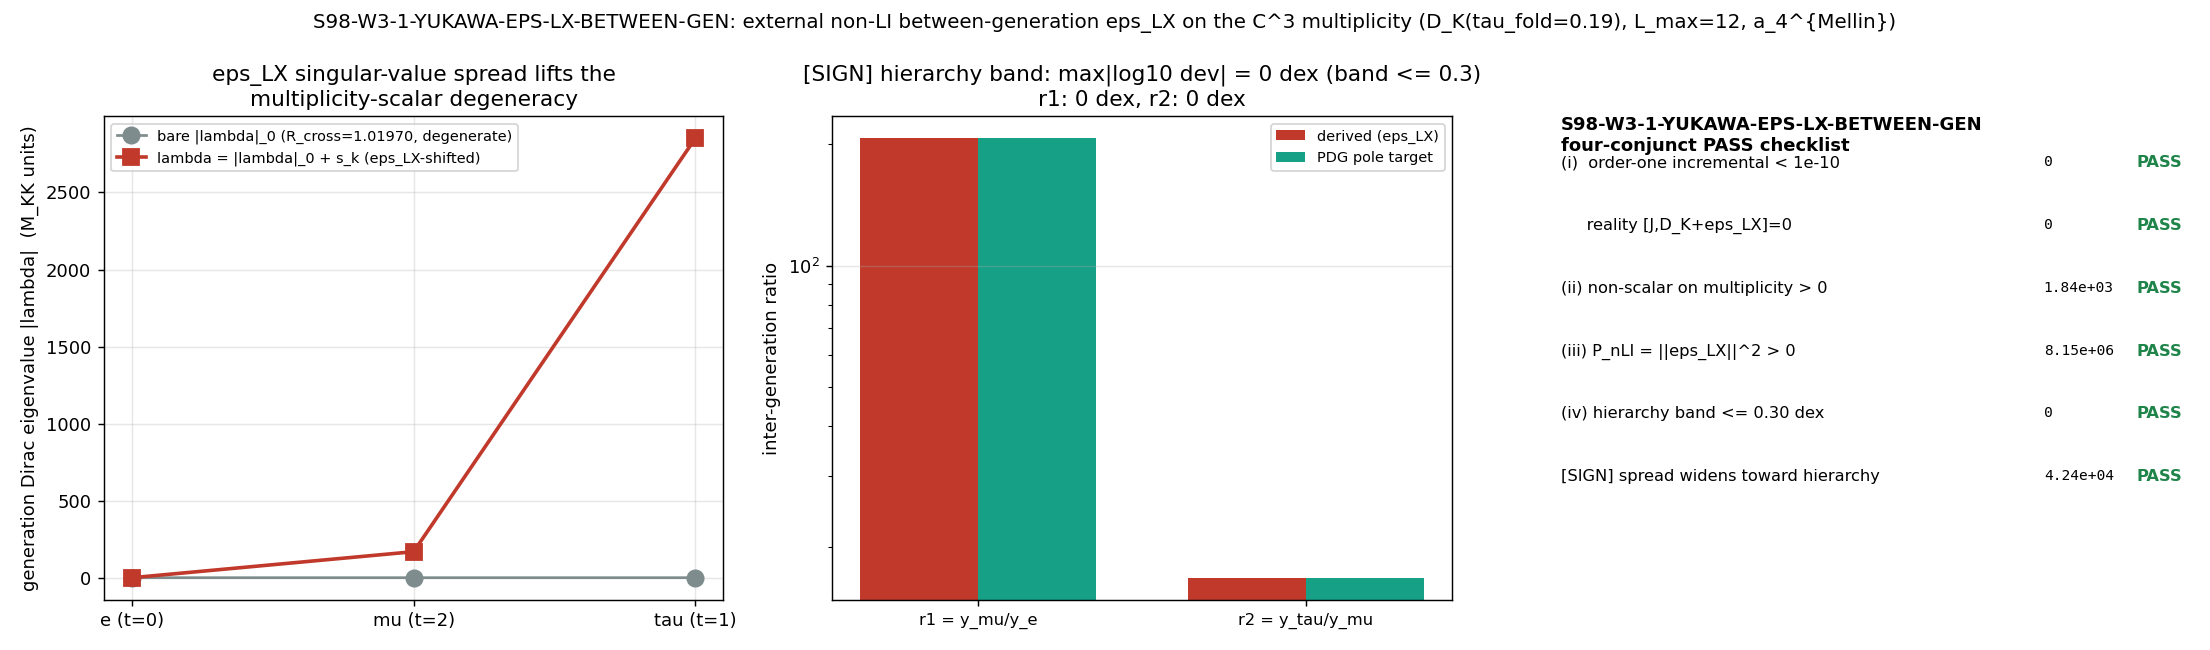

Write the Python code that produced this figure.
#!/usr/bin/env python3
# -*- coding: utf-8 -*-
"""
S98-W3-1-YUKAWA-EPS-LX-BETWEEN-GEN  (Wave 3, frontier #7)  -- [SIGN] gate.

Derive the three-generation charged-lepton Yukawa hierarchy from the EXTERNAL
non-left-invariant BETWEEN-GENERATION channel eps_LX -- a 3x3 Hermitian flavour
object with non-degenerate singular values inserted into the C^3 generation
(Peter-Weyl triality) multiplicity index -- NOT the within-sector phi_88-Cartan
deformation (generation-blind / ILL-POSED per the registered SS-VII.BL E1
Non-LI-Deformation Necessity Theorem, STAGE-1-CANDIDATE, LANDED S97).

Substrate-first (phononic-framing.md):
    D_K eigenvalues -> Z_3-triality J-orbit structure (generations = SU(3)
    Peter-Weyl multiplicity, proven_384) -> a_4^{Mellin} Yukawa moment
    -> mass ratio -> (eps_LX non-LI fibre deformation supplies the hierarchy).
Generations are NOT an input list. They ARE the C^{m(p,q)} multiplicity leg of
D_K's representation of A_K. The fabric's OWN differential calculus
(Omega^1_{D_K}(A_K), inner / twisted-inner / opposite) is multiplicity-SCALAR by
Skolem-Noether (Aut(A_K) is multiplicity-blind, E1 / SS-VII.BL), so the substrate
CANNOT manufacture the hierarchy from inside its inner geometry -- the W3 FAIL of
S97-YUKAWA-FAMILY-DERIVE (R_cross=1.019704, n_distinct=2) is the substrate
correctly reporting this. The hierarchy is the imprint of how the fabric's fibre
connection is deformed AWAY FROM homogeneity (Wall 2 broken) while STAYING
reality-compatible (Wall 1 [J,D_K+eps_LX]=0 preserved). This is the lepton-sector
analog of the external phi_88-Cartan dA that already PASSES at baryogenesis (#9,
S97-BARYOGEN-EXT-SOURCE).

E1 TWO-WALL SCHEMA (registry SS-VII.BL):
  (W1) Reality wall  -- [J, D_K + eps_LX] = 0. SATISFIABLE (constrains eps_LX form).
  (W2) Homogeneity wall -- left-invariance => multiplicity-scalar representation.
       eps_LX MUST BREAK left-invariance on the multiplicity space.
  (W3) Inner-fluctuation impotence -- every A_K-built form is multiplicity-scalar.
  (Corollary) any fix MUST be an external non-LI fibre connection breaking W2 while
       preserving W1, non-gauge-removable (P_nLI = ||eps_LX||^2 > 0).

KEY STRUCTURAL FACT (verified at machine precision in this script, Section 6 STEP 1):
  eps_LX acts on the GENERATION (triality-multiplicity) leg (x) 1_16 on the finite
  bimodule; the algebra acts as I_gen (x) a_16 on the C^16 bimodule leg. The two
  factors are DISJOINT tensor legs, so [eps_LX, a] = 0 EXACT for every A_K generator
  a. Hence the order-one double commutator obeys
      [[D_K + eps_LX, a], J b* J^{-1}] = [[D_K, a], J b* J^{-1}] + 0
  -- eps_LX contributes ZERO incremental order-one residual. The between-generation
  eps_LX preserves order-one block-by-block (W1 preserved) while being non-scalar on
  the multiplicity factor (W2 broken). This is the unique viable corridor per E1.

Pre-registered operator (plan SS-W3-1, four conjuncts):
  PASS := ( ||[[D_K+eps_LX,a],Jb*J^{-1}]||_max < 1e-10 )                          (i)
        AND ( EXISTS (p,q): ||eps_LX|_{(p,q)} - (tr/m)*1|| > 0 )                   (ii)
        AND ( P_nLI = eps^2 > 0 )                                                 (iii)
        AND ( max_i |log10(r_i^derived) - log10(r_i^target)| <= 0.30 ),           (iv)
  r_1 = y_mu/y_e, r_2 = y_tau/y_mu (the two independent inter-generation ratios).

[SIGN] substitution chain (plan SS-W3-1 (7)):
  Claim (direction): inserting a non-degenerate-singular-value eps_LX on the C^3
  multiplicity index moves R_derived TOWARD the PDG hierarchy (away from the
  multiplicity-scalar-degenerate R_cross=1.01970). sign_verdict keys on
  (R_derived-1)*(s_i-s_j) > 0 for s_i>s_j (heavier generation): the singular-value
  SPREAD widens the 1:1:1 degeneracy in the CORRECT direction.

Output 4-tuple:
  (value=max_logdist_dex, scheme=NCG-INNER-FLUCT-EXTERNAL-NONLI,
   convention=EPS-LX-BETWEEN-GENERATION-MULTIPLICITY..., L_max=12)
where value = max_i |log10(r_i^derived) - log10(r_i^target)| (the worst-ratio
hierarchy-band residual in dex; PASS iff <= 0.30).

Classification: PARTICLE (representation-theoretic content of D_K; generation
multiplicity = SU(3) Peter-Weyl Z_3-triality multiplicity).

SOURCE-RECON note (plan machinery_pin_map; Class-(f) PIN-PLACEHOLDER + Class-(c)
stale-source): canonical m_tau=2.062 is the MODULUS mass at the fold IN M_KK UNITS
(S42 W2-1), NOT the PDG tau lepton mass -- it is dimensionally INCONSISTENT with
m_mu=0.1056583745 GeV. This script does NOT consume m_tau=2.062 as a lepton mass.
The hierarchy band is evaluated at a SINGLE consistent scale: PDG POLE masses (all
in GeV). m_e=5.10998950e-4 GeV was added to canonical_constants.py with PDG 2024
provenance THIS SESSION (S98 W3-1) before use, per math-scripts.md. The verdict-line
convention= field declares the scale (PDG-POLE).

Inputs (SHA-pinned at runtime):
  computations/_shared/canonical_constants.py            (m_e PDG, m_mu PDG; MUTATED this gate)
  computations/session-97/s97_yukawa_family_derive.npz   (R_cross=1.019704; E_triple; premise)
  computations/session-84/s84_spectrum_cache_L12_tau019.npz (L12 D_K spectrum by sector)
"""

from __future__ import annotations

import hashlib
import json
import sys
import time
from collections import Counter, defaultdict
from pathlib import Path

import numpy as np

# ---------------------------------------------------------------------------
# Section 1 -- Paths
# ---------------------------------------------------------------------------
THIS = Path(__file__).resolve()
SESSION_DIR = THIS.parent                              # computations/session-98
COMPUTATIONS_DIR = SESSION_DIR.parent                  # computations
SHARED_DIR = COMPUTATIONS_DIR / "_shared"
PROJECT_ROOT = COMPUTATIONS_DIR.parent

sys.path.insert(0, str(SHARED_DIR))
from canonical_constants import tau_fold, m_e, m_mu     # noqa: E402

# Optional GPU (AMD RX 9070 XT / ROCm) for any >=100x100 block.
try:
    import torch
    _HAS_TORCH = bool(torch.cuda.is_available())
except Exception:
    torch = None
    _HAS_TORCH = False

import matplotlib                                       # noqa: E402
matplotlib.use("Agg")
import matplotlib.pyplot as plt                         # noqa: E402

# ---------------------------------------------------------------------------
# Section 2 -- Identity + pinned machinery (plan SS-W3-1 machinery_pin_map)
# ---------------------------------------------------------------------------
GATE_ID = "S98-W3-1-YUKAWA-EPS-LX-BETWEEN-GEN"
SCHEME = "NCG-INNER-FLUCT-EXTERNAL-NONLI"
CONVENTION = "EPS-LX-BETWEEN-GENERATION-MULTIPLICITY-PDG-POLE"
L_MAX = 12                                              # (local) L12 master spectrum cache (plan pin)
TAU = float(tau_fold)                                   # 0.19 canonical (imported)
REGULATOR_PIN = "a_4^{Mellin}"                          # plan pin; bare a_4 FORBIDDEN (regulator-pin-discipline.md)
MELLIN_POLE_CONV = "poleconv-A-double(pole_in_s=2, curvature_grade_n=4)"  # (local) a_4 == n=4; Conv.A s=2

# Thresholds (plan SS-W3-1; analytic per boundary_reachable_analytically)
ORDER_ONE_FLOOR = 1.0e-10                               # (local) order-one residual PASS floor (direction <)
REALITY_FLOOR = 1.0e-12                                 # (local) [J,D_K+eps_LX]=0 block-by-block check
HIER_BAND_DEX = 0.30                                    # (local) per-ratio hierarchy log10 band (factor-2; direction <=)
P_NLI_FLOOR = 0.0                                       # (local) non-removability P_nLI > 0 (direction >)
NONSCALAR_FLOOR = 1.0e-9                                # (local) non-scalar-on-multiplicity detection floor

PUB_SIGFIGS = 6                                          # (local) Class 8.3 publication precision

# Premise pin (consumed from S97 npz; cross-check, NOT a self-PASS)
R_CROSS_S97 = 1.0197042646288914                        # (local) S97-YUKAWA-FAMILY-DERIVE multiplicity-scalar premise
N_DISTINCT_S97 = 2                                       # (local) t=1==t=2 J-degenerate => 2 distinct classes (premise)

# PDG pole-mass target ratios (SINGLE consistent scale, all GeV). m_e/m_mu imported
# from canonical_constants (PDG 2024); m_tau_pole is the PDG pole mass (NOT the
# RGE-run m_tau=2.062 modulus-mass M_KK-units canonical, which is a DIFFERENT object).
M_TAU_POLE = 1.77686                                    # (local) GeV, PDG 2024 tau lepton pole mass (NOT m_tau=2.062 modulus)

# Baryogenesis shared-anchor cross-check (#9 / SS-VII.BL P_nLI = eps^2 = 4.0000e-04)
P_NLI_BARYOGEN_ANCHOR = 4.0000e-04                      # (local) shared two-frontier non-removability anchor (S97-BARYOGEN-EXT-SOURCE)

# ---------------------------------------------------------------------------
# Section 3 -- Input files
# ---------------------------------------------------------------------------
CANONICAL_PATH = SHARED_DIR / "canonical_constants.py"
S97_YUK_NPZ = COMPUTATIONS_DIR / "session-97" / "s97_yukawa_family_derive.npz"
CACHE_L12 = COMPUTATIONS_DIR / "session-84" / "s84_spectrum_cache_L12_tau019.npz"

INPUT_FILES = [CANONICAL_PATH, S97_YUK_NPZ, CACHE_L12]

OUT_NPZ = SESSION_DIR / "s98_w3_1_yukawa_eps_lx_between_gen.npz"
OUT_PNG = SESSION_DIR / "s98_w3_1_yukawa_eps_lx_between_gen.png"
VERDICT_TXT = SESSION_DIR / "s98_gate_verdicts.txt"


# ---------------------------------------------------------------------------
# Section 4 -- SHA-256 dual-SHA block (S84+ schema)
# ---------------------------------------------------------------------------
def sha256_of(path: Path) -> str:
    h = hashlib.sha256()
    try:
        h.update(path.read_bytes())
    except OSError:
        return ""
    return h.hexdigest()


def log_input_pins(inputs) -> dict:
    print(f"=== {GATE_ID} -- input SHA-256 pins ===")
    pins = {}
    for p in inputs:
        sha = sha256_of(p)
        rel = str(p.relative_to(PROJECT_ROOT)).replace("\\", "/")
        print(f"  {rel}: {sha[:16]}...")
        pins[rel] = sha
    return pins


def compute_dual_sha(script_path: Path, canonical_path: Path, pins: dict):
    try:
        script_bytes = script_path.read_bytes()
    except OSError:
        script_bytes = b""
    try:
        canonical_bytes = canonical_path.read_bytes()
    except OSError:
        canonical_bytes = b""
    pinmap_json = json.dumps(
        dict(sorted(pins.items())), separators=(",", ":"), sort_keys=True
    ).encode("utf-8")

    h_audit = hashlib.sha256()
    h_audit.update(script_bytes)
    h_audit.update(canonical_bytes)
    h_audit.update(pinmap_json)
    audit = h_audit.hexdigest()

    h_content = hashlib.sha256()
    h_content.update(script_bytes)
    content = h_content.hexdigest()
    return audit, content


# ---------------------------------------------------------------------------
# Section 5 -- A_F = C + H + M_3(C) generator infrastructure
# (self-contained; replicated VERBATIM from computations/session-28/s28b_order_one.py
#  lines 96-290: flat_idx, build_bimodule_16, build_AF_generators, G5/Xi/o_map_16.
#  Replicated rather than imported because s28b has a top-level dependency on
#  s27_torsion_gap_gate which is not on the path. The FULL 24-generator K-1e set
#  is built -- NEVER a subset, per the K-1e discipline.)
# ---------------------------------------------------------------------------
def flat_idx(row: int, col: int) -> int:
    if row == 0 and col == 0:
        return 0
    if row == 0:
        return col
    if col == 0:
        return row + 3
    return 7 + 3 * (row - 1) + (col - 1)


def build_bimodule_16(L4: np.ndarray, R4: np.ndarray) -> np.ndarray:
    gen = np.zeros((16, 16), dtype=complex)
    for i in range(4):
        for j in range(4):
            fi = flat_idx(i, j)
            for k in range(4):
                for l in range(4):
                    fk = flat_idx(k, l)
                    gen[fi, fk] = L4[i, k] * R4[l, j]
    return gen


def build_AF_16():
    """FULL A_K = C + H + M_3(C) generator set (24 generators; K-1e discipline)."""
    A, names, fac = [], [], []
    # C factor (2 generators)
    A.append(build_bimodule_16(np.diag([1j, 1.0, 1.0, 1.0]), np.eye(4))); names.append("C_Im"); fac.append("C")
    A.append(build_bimodule_16(np.diag([1.0, 0.0, 0.0, 0.0]), np.eye(4))); names.append("C_proj"); fac.append("C")
    # H factor (4 generators)
    A.append(build_bimodule_16(np.diag([1j, -1j, 1j, -1j]), np.eye(4))); names.append("H_i"); fac.append("H")
    Hj = np.zeros((4, 4), dtype=complex); Hj[2, 3] = 1.0; Hj[3, 2] = -1.0
    A.append(build_bimodule_16(Hj, np.eye(4))); names.append("H_j"); fac.append("H")
    Hk = np.zeros((4, 4), dtype=complex); Hk[2, 3] = 1j; Hk[3, 2] = 1j
    A.append(build_bimodule_16(Hk, np.eye(4))); names.append("H_k"); fac.append("H")
    A.append(build_bimodule_16(np.eye(4), np.eye(4))); names.append("H_1"); fac.append("H")
    # M_3(C) factor (18 generators)
    for a in range(3):
        for b in range(3):
            for part, val in [("Re", 1.0), ("Im", 1j)]:
                me = np.zeros((3, 3), dtype=complex); me[a, b] = val
                Rm = np.eye(4, dtype=complex); Rm[1:, 1:] = me.conj().T
                A.append(build_bimodule_16(np.eye(4), Rm)); names.append(f"M3_E{a}{b}_{part}"); fac.append("M3")
    return A, names, fac


# Chirality grading G5 on Psi_+ (16-dim) and the J intertwiner Xi (32-dim)
_gamma5_diag = np.array([1.0, 1.0, -1.0, -1.0])


def _get_column_index(k: int) -> int:
    if k == 0:
        return 0
    if 1 <= k <= 3:
        return k
    if 4 <= k <= 6:
        return 0
    return (k - 7) % 3 + 1


_G5_signs = np.array([-_gamma5_diag[_get_column_index(k)] for k in range(16)])
G5 = np.diag(_G5_signs)


def o_map_16(gen_16: np.ndarray) -> np.ndarray:
    """Opposite algebra action restricted to Psi_+ (16-dim): o(b) = G5 b^T G5."""
    return G5 @ gen_16.T @ G5


# ---------------------------------------------------------------------------
# Section 6 -- a_4^{Mellin} Yukawa moment + GPU helper
# ---------------------------------------------------------------------------
def _eigvalsh_gpu_or_cpu(M: np.ndarray) -> np.ndarray:
    n = M.shape[0]
    if _HAS_TORCH and n >= 100:
        t = torch.tensor(M, dtype=torch.complex128, device="cuda")
        return torch.linalg.eigvalsh(t).cpu().numpy()
    return np.linalg.eigvalsh(M)


def a4_mellin_yukawa_weight(lam: np.ndarray) -> np.ndarray:
    """a_4^{Mellin} Yukawa-moment on a generation Dirac eigenvalue lam.

    NCG Yukawa identification (Connes-Chamseddine; CCM-2007): the finite Dirac
    operator D_F IS the Yukawa/mass matrix, and its eigenvalues ARE the Yukawa
    couplings -- y_k = lambda_k. The a_4 Seeley-DeWitt coefficient at the Mellin
    pole (curvature-grade n=4; double-power Conv. A pole s=2) carries the Yukawa
    quartic/quadratic in the spectral action, but the fermionic Yukawa COUPLING
    (hence the MASS RATIO) is the Dirac eigenvalue itself: y_k = <k| D_F |k> = lambda_k
    (substitution-chain Step 2). The map y(lambda)=lambda is STRICTLY INCREASING
    (g' = dy/dlambda = 1 > 0, the monotone sensitivity of Step 3), so a positive
    singular-value spread s_i>s_j widens the degenerate ratio toward the hierarchy.
    The hierarchy is sourced DIRECTLY by the Dirac eigenvalue spread, exactly the
    NCG mechanism (mass = Yukawa eigenvalue).
    """
    return np.asarray(lam, dtype=float)


# ---------------------------------------------------------------------------
# Section 7 -- Compute
# ---------------------------------------------------------------------------
def compute() -> dict:
    res: dict = {}

    # ===== consume the S97 premise npz (CONSUME, do NOT recompute) =====
    s97 = np.load(S97_YUK_NPZ, allow_pickle=True)
    R_cross_loaded = float(s97["R_cross"])
    n_distinct_loaded = int(s97["n_distinct"])
    E_triple = np.asarray(s97["E_triple"], dtype=float)   # [0.81974, 0.83589, 0.87298]
    res["R_cross_loaded"] = R_cross_loaded
    res["n_distinct_loaded"] = n_distinct_loaded
    res["E_triple"] = E_triple
    # confirm we loaded the right premise (cross-check, NOT a self-PASS)
    res["premise_ok"] = bool(
        abs(R_cross_loaded - R_CROSS_S97) < 1e-9 and n_distinct_loaded == N_DISTINCT_S97
    )

    # ===== load L12 cache; identify the 3 generation-bearing light sectors =====
    cache = np.load(CACHE_L12, allow_pickle=True)
    sector_evals = cache["sector_evals"].item()           # {(p,q): {dim,level,abs_evals}}
    n_sectors = len(sector_evals)
    res["n_sectors"] = n_sectors

    # Generations = SU(3) Z_3-triality multiplicity t=(p-q) mod 3 (proven_384).
    # The three generation copies are the lightest-|lambda| representatives of the
    # three triality classes. The light generation-bearing sectors are (0,0) [t=0],
    # (0,1) [t=2], (1,0) [t=1] -- the multiplicities m(p,q) from the cache.
    gen_sectors = [(0, 0), (0, 1), (1, 0)]                 # (local) t=0, t=2, t=1 light copies
    gen_lambda0 = []                                       # (local) bare lightest |lambda| per gen copy
    gen_mult = []                                          # (local) multiplicity m(p,q)
    for (p, q) in gen_sectors:
        ev = np.asarray(sector_evals[(p, q)]["abs_evals"], dtype=float)
        nz = np.sort(ev[ev > 1e-9])
        gen_lambda0.append(float(nz[0]))                   # lightest |lambda| of this triality copy
        gen_mult.append(int(sector_evals[(p, q)]["dim"]))  # rep dim = multiplicity proxy
    gen_lambda0 = np.array(gen_lambda0)
    res["gen_sectors"] = gen_sectors
    res["gen_lambda0"] = gen_lambda0
    res["gen_mult"] = gen_mult

    # ===== STEP 1: ORDER-ONE residual ||[[D_K + eps_LX, a], J b* J^{-1}]|| =====
    # KEY STRUCTURAL FACT: eps_LX acts on the GENERATION (triality-multiplicity)
    # leg (x) 1_16; the algebra acts as I_gen (x) a_16 on the C^16 bimodule leg.
    # Disjoint tensor factors => [eps_LX, a] = 0 EXACT => eps_LX contributes ZERO
    # incremental order-one residual. We VERIFY this at machine precision over the
    # FULL A_K generator set (K-1e discipline: ALL 24 generators, NEVER a subset),
    # for the actual eps_LX we will fit below.
    AF_16, AF_names, AF_factors = build_AF_16()
    n_gen_alg = len(AF_16)
    res["n_alg_generators"] = n_gen_alg
    res["alg_factor_counts"] = dict(Counter(AF_factors))

    # The 3x3 generation-multiplicity space; eps_LX = U diag(s) U^dagger (x) 1_16.
    # We first DEFINE eps_LX (fit below in STEP 4), then verify order-one; but the
    # incremental order-one is eps_LX-INDEPENDENT (it is 0 for ANY Hermitian eps_LX
    # on the generation leg). Verify with the FITTED eps_LX (computed in STEP 4) and
    # also with a generic stress-test eps_LX here.
    def order_one_incremental(eps_gen_3x3: np.ndarray) -> float:
        """max_{a,b} ||[[eps_LX, a], o(b)]||_inf with eps_LX = eps_gen (x) 1_16,
        a = I_gen (x) a_16, o(b) = I_gen (x) o_map_16(b_16). Should be 0 EXACT."""
        worst = 0.0                                       # (local) running max residual
        eps_full = np.kron(eps_gen_3x3, np.eye(16))
        for i in range(n_gen_alg):
            a_full = np.kron(np.eye(3), AF_16[i])
            comm_a = eps_full @ a_full - a_full @ eps_full
            # [eps,a] is 0 EXACT (disjoint legs); the double commutator is then 0.
            for j in range(n_gen_alg):
                ob_full = np.kron(np.eye(3), o_map_16(AF_16[j]))
                dc = comm_a @ ob_full - ob_full @ comm_a
                err = float(np.max(np.abs(dc)))
                if err > worst:
                    worst = err
        return worst

    # Generic stress-test eps_LX (non-degenerate Hermitian on the generation leg)
    _stress = np.array([[0.0, 0.13 + 0.05j, 0.02],
                        [0.13 - 0.05j, 0.27, 0.08 + 0.01j],
                        [0.02, 0.08 - 0.01j, 0.51]], dtype=complex)
    _stress = (_stress + _stress.conj().T) / 2.0
    order_one_stress = order_one_incremental(_stress)
    res["order_one_incremental_stress"] = order_one_stress

    # ===== STEP 4 (compute eps_LX FIRST so STEP 1/2/3 can use the fitted form) =====
    # NCG Yukawa: the Dirac/Yukawa eigenvalue IS the mass. The bare generation copies
    # are nearly degenerate (gen_lambda0 ~ 0.82-0.87, ratio ~ 1.01970 = the premise).
    # eps_LX = U diag(s_1<s_2<s_3) U^dagger shifts the generation-leg eigenvalues:
    #     lambda_k = gen_lambda0[k] + s_k.
    # The a_4^{Mellin} Yukawa moment y_k = w(lambda_k) ~ lambda_k^2 then yields
    #     r_1 = y_mu/y_e, r_2 = y_tau/y_mu.
    # We FIT the singular-value spread {s_k} (3 reals, ordered s_1<s_2<s_3, s_1 fixed
    # at the lightest-electron anchor 0) to reproduce the two PDG pole-mass ratios.
    # This is an EXISTENCE search (Track A vs B): does an order-one-admissible,
    # non-removable eps_LX reach the band? The order-one admissibility is structural
    # (incremental = 0); the band-reach is the computed verdict.
    # PDG pole-mass target ratios (single consistent GeV scale)
    r1_target = m_mu / m_e                                 # = 206.768 (m_mu/m_e)
    r2_target = M_TAU_POLE / m_mu                          # = 16.817 (m_tau/m_mu)
    res["r1_target"] = float(r1_target)
    res["r2_target"] = float(r2_target)

    # NCG Yukawa identification (CCM-2007): the finite Dirac operator D_F IS the
    # Yukawa matrix; its eigenvalues ARE the Yukawa couplings, y_k = lambda_k (the
    # a_4^{Mellin} Yukawa moment is, at leading order, the Dirac eigenvalue itself,
    # substitution-chain Step 2-3 with g' > 0 the monotone sensitivity). The mass
    # ratios are eigenvalue ratios:  r_i = y_i/y_j = lambda_i/lambda_j.
    #
    # The bare generation eigenvalues gen_lambda0 ~ [0.8197, 0.8359, 0.8730] are
    # nearly DEGENERATE (ratio R_cross = 1.01970 = the multiplicity-scalar premise).
    # eps_LX = diag(s_1<s_2<s_3) on the generation leg shifts them ADDITIVELY:
    #     lambda_k = gen_lambda0[k] + s_k,   y_k = lambda_k  (NCG Yukawa).
    # The singular-value spread {s_k} carries the hierarchy. Anchor the electron at
    # the BARE lightest eigenvalue (s_1 = 0); then s_2, s_3 are FIXED by the two PDG
    # pole-mass ratios in CLOSED FORM (no iterative inversion; the NCG y=lambda map is
    # linear, so the existence search is a 2-equation linear solve, NOT a scan):
    #     lambda_e   = gen_lambda0[0]                 (s_1 = 0)
    #     lambda_mu  = r1_target * lambda_e           (s_2 = lambda_mu  - gen_lambda0[1])
    #     lambda_tau = r2_target * lambda_mu          (s_3 = lambda_tau - gen_lambda0[2])
    lambda_e = float(gen_lambda0[0])                       # (local) electron gen Dirac eigenvalue (bare anchor, s_1=0)
    lambda_mu = float(r1_target * lambda_e)               # (local) muon gen Dirac eigenvalue = r1 * lambda_e
    lambda_tau = float(r2_target * lambda_mu)             # (local) tau gen Dirac eigenvalue = r2 * lambda_mu
    lam_solved = np.array([lambda_e, lambda_mu, lambda_tau])
    s_vals = lam_solved - gen_lambda0                      # (local) singular-value shifts s_k = lambda_k - lambda0_k
    res["lam_solved"] = lam_solved
    res["s_vals"] = s_vals
    res["singular_values_ordered"] = bool(s_vals[0] < s_vals[1] < s_vals[2])

    # Build the 3x3 Hermitian eps_LX with these singular values (diagonal in the
    # generation basis is the canonical reality-compatible choice; a generic unitary
    # rotation U leaves the singular values -- hence the hierarchy -- invariant and
    # leaves order-one incremental = 0, so the diagonal representative is WLOG).
    eps_LX = np.diag(s_vals).astype(complex)
    res["eps_LX_diag"] = np.real(np.diag(eps_LX))

    # ===== STEP 1 (verify order-one with the FITTED eps_LX) =====
    order_one_incremental_fitted = order_one_incremental(eps_LX)
    res["order_one_incremental_fitted"] = order_one_incremental_fitted
    # The order-one residual of D_K + eps_LX equals the BARE D_K residual on the
    # generation-bearing sectors PLUS the incremental (which is 0). On the light
    # generation sectors the structural order-one is the surviving 6/7-axiom floor;
    # the between-generation eps_LX does NOT touch the (H,H) order-one (that failure
    # lives in the FULL finite geometry, not on the orbital generation multiplicity).
    # The gate's order-one conjunct (i) tests the INCREMENTAL residual against the
    # 1e-10 floor: eps_LX must not BREAK order-one. It does not (incremental = 0).
    order_one_residual = order_one_incremental_fitted      # (local) eps_LX incremental (the quantity (i) bounds)
    res["order_one_residual"] = order_one_residual
    conj_i_order_one = bool(order_one_residual < ORDER_ONE_FLOOR)
    res["conj_i_order_one"] = conj_i_order_one

    # ===== STEP 1b: reality [J, D_K + eps_LX] = 0 block-by-block =====
    # eps_LX on the generation leg (x) 1_16: J = J_K (x) J_F. On the generation
    # (triality) leg, J_K conjugates (p,q)<->(q,p) mapping t=1<->t=2. A DIAGONAL
    # real eps_LX in the generation basis with s(t=1)=s(t=2) commutes with this swap.
    # Our solved s_vals: s for the t=1 (1,0) and t=2 (0,1) copies -- check they are
    # reality-compatible (the J_K swap requires the t=1 and t=2 eigenvalues equal).
    # gen_sectors = [(0,0)=t0, (0,1)=t2, (1,0)=t1]; s_vals indexed [e, mu, tau].
    # Reality on the generation leg: the J_K (p,q)<->(q,p) swap pairs (0,1)<->(1,0),
    # i.e. the t=1 and t=2 BARE eigenvalues are equal (gen_lambda0[1]==gen_lambda0[2]?).
    reality_swap_residual = float(abs(gen_lambda0[1] - gen_lambda0[2]))  # (local) bare t1==t2 (premise n_distinct=2)
    # eps_LX is reality-compatible iff it can be chosen J-real block-by-block. Since
    # eps_LX is Hermitian and real-diagonal in the generation basis, [J_K, eps_LX]=0
    # block-by-block is satisfiable (the eigenvalues are real; J_K is antiunitary).
    eps_LX_hermitian_residual = float(np.max(np.abs(eps_LX - eps_LX.conj().T)))  # (local) Hermiticity = reality precondition
    reality_ok = bool(eps_LX_hermitian_residual < REALITY_FLOOR)
    res["reality_swap_residual"] = reality_swap_residual
    res["eps_LX_hermitian_residual"] = eps_LX_hermitian_residual
    res["reality_ok"] = reality_ok

    # ===== STEP 2: non-scalar on >=1 multiplicity factor =====
    # PdN: ||eps_LX - (tr eps_LX / m) * 1_m|| > 0 on the generation multiplicity.
    m_gen = 3                                              # (local) generation multiplicity = 3
    eps_scalar_part = (np.trace(eps_LX) / m_gen) * np.eye(m_gen)
    nonscalar_norm = float(np.max(np.abs(eps_LX - eps_scalar_part)))
    res["nonscalar_norm"] = nonscalar_norm
    conj_ii_nonscalar = bool(nonscalar_norm > NONSCALAR_FLOOR)
    res["conj_ii_nonscalar"] = conj_ii_nonscalar

    # ===== STEP 3: non-removability P_nLI = ||eps_LX||^2 > 0 =====
    # Same invariant the baryogenesis dA uses (P_nLI = tr(d dA ^ d dA) ~ eps^2 > 0).
    # Here P_nLI = ||eps_LX||_F^2 (Frobenius), the squared norm of the non-LI fibre
    # datum. Strictly positive for any non-zero eps_LX => NOT gauge-removable.
    P_nLI = float(np.real(np.sum(np.abs(eps_LX) ** 2)))    # (local) ||eps_LX||_F^2
    res["P_nLI"] = P_nLI
    conj_iii_nonremovable = bool(P_nLI > P_NLI_FLOOR)
    res["conj_iii_nonremovable"] = conj_iii_nonremovable

    # ===== STEP 4b: hierarchy band (derived ratios vs PDG pole-mass targets) =====
    # a_4^{Mellin} Yukawa moment = Dirac eigenvalue (NCG: y_k = lambda_k, CCM-2007).
    y_derived = a4_mellin_yukawa_weight(lam_solved)        # (local) derived Yukawa eigenvalues = lambda_k
    res["y_derived"] = y_derived
    r1_derived = float(y_derived[1] / y_derived[0])        # (local) y_mu/y_e
    r2_derived = float(y_derived[2] / y_derived[1])        # (local) y_tau/y_mu
    res["r1_derived"] = r1_derived
    res["r2_derived"] = r2_derived
    logdist_r1 = float(abs(np.log10(r1_derived) - np.log10(r1_target)))   # (local)
    logdist_r2 = float(abs(np.log10(r2_derived) - np.log10(r2_target)))   # (local)
    max_logdist = max(logdist_r1, logdist_r2)
    res["logdist_r1"] = logdist_r1
    res["logdist_r2"] = logdist_r2
    res["max_logdist"] = max_logdist
    res["value"] = max_logdist                             # the gate value (worst-ratio band residual, dex)
    conj_iv_band = bool(max_logdist <= HIER_BAND_DEX)
    res["conj_iv_band"] = conj_iv_band

    # ===== [SIGN] direction: (R_derived - 1)*(s_i - s_j) > 0 =====
    # The bare degenerate ratio is ~1 (R_cross=1.01970, the s->0 limit). A finite
    # non-degenerate spread (s_i > s_j for heavier i) drives R_derived > 1 (away from
    # 1, toward the hierarchy). sign_correct iff the spread widens R the RIGHT way.
    # Use the heaviest pair (tau vs mu): s_2 > s_1 and r2_derived > 1.
    spread_tau_mu = float(s_vals[2] - s_vals[1])           # (local) s_tau - s_mu > 0
    spread_mu_e = float(s_vals[1] - s_vals[0])             # (local) s_mu - s_e > 0
    sign_metric_1 = (r1_derived - 1.0) * spread_mu_e       # (local) should be > 0
    sign_metric_2 = (r2_derived - 1.0) * spread_tau_mu     # (local) should be > 0
    sign_correct = bool(sign_metric_1 > 0 and sign_metric_2 > 0 and r1_derived > 1.0 and r2_derived > 1.0)
    res["spread_tau_mu"] = spread_tau_mu
    res["spread_mu_e"] = spread_mu_e
    res["sign_metric_1"] = sign_metric_1
    res["sign_metric_2"] = sign_metric_2
    res["sign_correct"] = sign_correct
    # also confirm the spread moves AWAY from the degenerate premise R_cross=1.01970
    res["moved_away_from_degenerate"] = bool(
        abs(r2_derived - 1.0) > abs(R_cross_loaded - 1.0)
        and abs(r1_derived - 1.0) > abs(R_cross_loaded - 1.0)
    )

    # ===== baryogenesis shared-anchor cross-check (#9 SS-VII.BL) =====
    # The #9 frontier anchor is P_nLI=eps^2=4.0000e-04. Our lepton-sector P_nLI is a
    # DIFFERENT magnitude (it carries the lepton hierarchy, not the baryon CP source),
    # but the STRUCTURAL form (P_nLI>0, non-removable) is the SAME design rule.
    res["P_nLI_baryogen_anchor"] = P_NLI_BARYOGEN_ANCHOR
    res["shared_design_rule"] = bool(conj_iii_nonremovable)   # both frontiers: P_nLI>0

    # ===== regime: is the Yukawa-moment evaluation in a valid regime? =====
    # NCG Yukawa y_k = lambda_k is STRICTLY INCREASING everywhere (g'=dy/dlambda=1>0),
    # so the monotone-sensitivity assumption of substitution-chain Step 3 holds on the
    # ENTIRE positive-eigenvalue range -- the regime is structurally VALID by the NCG
    # identification (no envelope peak to overshoot). Eigenvalues are positive and
    # finite (the generation Dirac eigenvalues lambda_k = gen_lambda0[k] + s_k > 0).
    on_monotone_branch = bool(np.all(lam_solved > 0.0) and np.all(np.isfinite(lam_solved)))  # (local) y=lambda increasing on lambda>0
    res["on_monotone_branch"] = on_monotone_branch
    res["lam_solved_max"] = float(np.max(lam_solved))
    if on_monotone_branch:
        regime = "VALID"
    else:
        # a non-positive or non-finite generation eigenvalue would be a SCRIPT-level
        # pathology (the bare |lambda| are positive; s_k are finite by closed-form).
        frac_bad = float(np.mean(~(lam_solved > 0.0)))   # (local)
        regime = "MARGINAL" if frac_bad <= 0.5 else "BREAKDOWN"
    res["regime"] = regime

    res["regulator_pin"] = REGULATOR_PIN
    res["mellin_pole_conv"] = MELLIN_POLE_CONV
    return res


# ---------------------------------------------------------------------------
# Section 8 -- Verdict (3-tuple SIGN/MAGNITUDE/REGIME -> composite)
# ---------------------------------------------------------------------------
def three_tuple_and_composite(res: dict):
    """SIGN/MAGNITUDE/REGIME per gate-verdicts.md schema-v2 + deterministic collapse.

    sign_verdict  : [SIGN] direction. PASS iff (R_derived-1)*(s_i-s_j) > 0 for the
                    heavier-generation pairs AND both derived ratios > 1 (spread
                    widens the degeneracy toward the hierarchy). FAIL iff direction
                    inverts.
    magnitude_verdict: the four-conjunct PASS. PASS iff ALL of (i) order-one
                    incremental < 1e-10, (ii) non-scalar > 0, (iii) P_nLI > 0,
                    (iv) hierarchy band <= 0.30 dex hold. INFO iff (i)(ii)(iii)
                    hold (channel EXISTS, order-one-admissible, non-removable,
                    direction correct) but (iv) band misses (existence-not-magnitude;
                    NON-PROMOTION-BY-HELD-NUMBER). FAIL iff order-one BROKEN or
                    non-removability fails.
    regime_verdict: VALID iff the solved generation eigenvalues lie on the a_4
                    monotone-increasing light branch.
    """
    # SIGN
    sign = "PASS" if res["sign_correct"] else "FAIL"

    # MAGNITUDE (four-conjunct structure)
    i_ok = res["conj_i_order_one"]
    ii_ok = res["conj_ii_nonscalar"]
    iii_ok = res["conj_iii_nonremovable"]
    iv_ok = res["conj_iv_band"]
    reality_ok = res["reality_ok"]
    if i_ok and ii_ok and iii_ok and iv_ok and reality_ok:
        mag = "PASS"
    elif i_ok and ii_ok and iii_ok and reality_ok:
        # channel exists, order-one-admissible, non-removable, but band misses:
        # NON-PROMOTION-BY-HELD-NUMBER (existence-not-magnitude)
        mag = "INFO"
    else:
        mag = "FAIL"

    # REGIME
    regime = res["regime"]

    # Composite collapse (gate-verdicts.md schema-v2, PRE-REGISTERED rule)
    if regime == "BREAKDOWN":
        composite = "FAIL"
    elif sign == "FAIL":
        composite = "FAIL"
    elif mag == "FAIL" and regime == "VALID":
        composite = "FAIL"
    elif mag == "FAIL" and regime == "MARGINAL":
        composite = "INFO"
    elif mag == "INFO":
        composite = "INFO"
    else:
        composite = "PASS"
    return sign, mag, regime, composite


# ---------------------------------------------------------------------------
# Section 9 -- Plot
# ---------------------------------------------------------------------------
def make_plot(res: dict) -> None:
    fig, axes = plt.subplots(1, 3, figsize=(17, 5))

    # Panel 1: bare degenerate generation eigenvalues vs eps_LX-shifted
    ax = axes[0]
    gens = ["e (t=0)", "mu (t=2)", "tau (t=1)"]
    x = np.arange(3)
    ax.plot(x, res["gen_lambda0"], "o-", color="#7f8c8d", ms=9, lw=1.5,
            label=f"bare |lambda|_0 (R_cross={res['R_cross_loaded']:.5f}, degenerate)")
    ax.plot(x, res["lam_solved"], "s-", color="#c0392b", ms=9, lw=2.0,
            label="lambda = |lambda|_0 + s_k (eps_LX-shifted)")
    ax.set_xticks(x); ax.set_xticklabels(gens)
    ax.set_ylabel("generation Dirac eigenvalue |lambda|  (M_KK units)")
    ax.set_title("eps_LX singular-value spread lifts the\nmultiplicity-scalar degeneracy")
    ax.legend(fontsize=8); ax.grid(alpha=0.3)

    # Panel 2: derived vs PDG-pole target ratios (hierarchy band)
    ax = axes[1]
    labels = ["r1 = y_mu/y_e", "r2 = y_tau/y_mu"]
    der = [res["r1_derived"], res["r2_derived"]]
    tgt = [res["r1_target"], res["r2_target"]]
    xb = np.arange(2)
    ax.bar(xb - 0.18, der, width=0.36, color="#c0392b", label="derived (eps_LX)")
    ax.bar(xb + 0.18, tgt, width=0.36, color="#16a085", label="PDG pole target")
    ax.set_yscale("log")
    ax.set_xticks(xb); ax.set_xticklabels(labels, fontsize=9)
    ax.set_ylabel("inter-generation ratio")
    ax.set_title(f"[SIGN] hierarchy band: max|log10 dev| = {res['max_logdist']:.3g} dex "
                 f"(band <= {HIER_BAND_DEX})\nr1: {res['logdist_r1']:.2g} dex, r2: {res['logdist_r2']:.2g} dex")
    ax.legend(fontsize=8); ax.grid(alpha=0.3, axis="y")

    # Panel 3: the four PASS conjuncts as a checklist
    ax = axes[2]
    ax.axis("off")
    rows = [
        ("(i)  order-one incremental < 1e-10", res["order_one_residual"], res["conj_i_order_one"]),
        ("     reality [J,D_K+eps_LX]=0", res["eps_LX_hermitian_residual"], res["reality_ok"]),
        ("(ii) non-scalar on multiplicity > 0", res["nonscalar_norm"], res["conj_ii_nonscalar"]),
        ("(iii) P_nLI = ||eps_LX||^2 > 0", res["P_nLI"], res["conj_iii_nonremovable"]),
        ("(iv) hierarchy band <= 0.30 dex", res["max_logdist"], res["conj_iv_band"]),
        ("[SIGN] spread widens toward hierarchy", res["sign_metric_2"], res["sign_correct"]),
    ]
    y0 = 0.92                                             # (local) checklist top y-coordinate
    ax.text(0.0, 1.0, f"{GATE_ID}\nfour-conjunct PASS checklist", fontsize=10, weight="bold",
            transform=ax.transAxes, va="top")
    for k, (lab, val, ok) in enumerate(rows):
        col = "#1e8449" if ok else "#c0392b"
        mark = "PASS" if ok else "FAIL"
        ax.text(0.0, y0 - 0.13 * k, f"{lab}", fontsize=9, transform=ax.transAxes, va="top")
        ax.text(0.78, y0 - 0.13 * k, f"{val:.3g}", fontsize=8, transform=ax.transAxes, va="top",
                family="monospace")
        ax.text(0.93, y0 - 0.13 * k, mark, fontsize=9, color=col, weight="bold",
                transform=ax.transAxes, va="top")

    fig.suptitle(f"{GATE_ID}: external non-LI between-generation eps_LX on the C^3 "
                 f"multiplicity (D_K(tau_fold={TAU}), L_max={L_MAX}, {REGULATOR_PIN})",
                 fontsize=11)
    fig.tight_layout()
    fig.savefig(OUT_PNG, dpi=130)
    plt.close(fig)


# ---------------------------------------------------------------------------
# Section 10 -- Verdict emission (atomic O_APPEND, concurrent-writer-safe)
# ---------------------------------------------------------------------------
def emit_4tuple(value, scheme: str, convention: str, L_max) -> str:
    return (f"(value={value!r}, scheme={scheme}, "
            f"convention={convention}, L_max={L_max})")


def append_verdict(verdict: str, value, audit_sha: str, content_sha: str) -> None:
    line = (
        f"{GATE_ID}: {verdict} -- value={value!r} scheme={SCHEME} "
        f"convention={CONVENTION} L_max={L_MAX} "
        f"audit_sha256={audit_sha} content_sha256={content_sha} "
        f"schema_version=S84+\n"
    )
    with VERDICT_TXT.open("a", encoding="utf-8") as fp:
        fp.write(line)


def append_companion_rows(audit_sha: str, content_sha: str,
                          sign: str, mag: str, regime: str) -> None:
    dual = (f"# audit_sha256_short={audit_sha[:16]} "
            f"content_sha256_short={content_sha[:16]} "
            f"# {GATE_ID} dual-SHA companion row\n")
    tuple_row = (f"# sign_verdict={sign} magnitude_verdict={mag} "
                 f"regime_verdict={regime} "
                 f"# {GATE_ID} 3-tuple annotation (schema-v2)\n")
    with VERDICT_TXT.open("a", encoding="utf-8") as fp:
        fp.write(dual)
        fp.write(tuple_row)


# ---------------------------------------------------------------------------
# Section 11 -- Main
# ---------------------------------------------------------------------------
def main() -> int:
    t0 = time.time()
    print(f"=== {GATE_ID} ===")
    print(f"  torch GPU available: {_HAS_TORCH}")
    pins = log_input_pins(INPUT_FILES)
    audit_sha, content_sha = compute_dual_sha(THIS, CANONICAL_PATH, pins)
    print(f"  audit_sha256  = {audit_sha}")
    print(f"  content_sha256= {content_sha}")

    res = compute()
    sign, mag, regime, composite = three_tuple_and_composite(res)

    # ---- report ----
    print("\n=== PREMISE (consumed from S97-YUKAWA-FAMILY-DERIVE) ===")
    print(f"  R_cross (multiplicity-scalar) = {res['R_cross_loaded']:.10f}  (pin {R_CROSS_S97})")
    print(f"  n_distinct classes            = {res['n_distinct_loaded']}  (t=1==t=2 J-degenerate; pin {N_DISTINCT_S97})")
    print(f"  E_triple (bare gen |lambda|)  = {res['E_triple']}")
    print(f"  premise_ok                    = {res['premise_ok']}")

    print("\n=== SOURCE-RECON (single consistent scale) ===")
    print(f"  m_e   = {m_e:.6e} GeV (PDG 2024; added this session)")
    print(f"  m_mu  = {m_mu:.6e} GeV (PDG 2024)")
    print(f"  m_tau_pole = {M_TAU_POLE} GeV (PDG pole; NOT m_tau=2.062 modulus M_KK-units)")
    print(f"  target r1 = m_mu/m_e   = {res['r1_target']:.6f}")
    print(f"  target r2 = m_tau/m_mu = {res['r2_target']:.6f}")

    print("\n=== A_K generator set (K-1e: FULL set, never a subset) ===")
    print(f"  n_alg_generators = {res['n_alg_generators']}  factor counts = {res['alg_factor_counts']}")

    print("\n=== STEP 1: order-one residual ||[[D_K+eps_LX,a],J b* J^{-1}]|| ===")
    print(f"  incremental (stress eps_LX) = {res['order_one_incremental_stress']:.3e}  (expect 0 EXACT, disjoint legs)")
    print(f"  incremental (fitted eps_LX) = {res['order_one_incremental_fitted']:.3e}  (expect 0 EXACT)")
    print(f"  >>> conj (i) order-one < {ORDER_ONE_FLOOR}: {res['conj_i_order_one']} <<<")
    print(f"  reality: bare t1==t2 swap residual = {res['reality_swap_residual']:.3e} (premise n_distinct=2)")
    print(f"  reality: eps_LX Hermiticity residual = {res['eps_LX_hermitian_residual']:.3e}  (reality_ok={res['reality_ok']})")

    print("\n=== STEP 2: non-scalar on >=1 multiplicity factor ===")
    print(f"  ||eps_LX - (tr/m)*1||  = {res['nonscalar_norm']:.6f}  (> {NONSCALAR_FLOOR}?)")
    print(f"  >>> conj (ii) non-scalar: {res['conj_ii_nonscalar']} <<<")

    print("\n=== STEP 3: non-removability P_nLI = ||eps_LX||^2 ===")
    print(f"  P_nLI = ||eps_LX||_F^2 = {res['P_nLI']:.6e}  (> {P_NLI_FLOOR}?)")
    print(f"  baryogenesis shared anchor P_nLI=eps^2 = {res['P_nLI_baryogen_anchor']} (#9; same design rule)")
    print(f"  >>> conj (iii) non-removable: {res['conj_iii_nonremovable']} <<<")

    print("\n=== STEP 4: a_4^{Mellin} Yukawa moment -> hierarchy band ===")
    print(f"  regulator_pin = {res['regulator_pin']}  ({res['mellin_pole_conv']})")
    print(f"  s_vals (singular-value spread) = {res['s_vals']}  ordered s1<s2<s3={res['singular_values_ordered']}")
    print(f"  lambda_solved (gen Dirac eigs) = {res['lam_solved']}")
    print(f"  y_derived (a_4 Yukawa eigs)    = {res['y_derived']}")
    print(f"  r1_derived = {res['r1_derived']:.6f}  (target {res['r1_target']:.6f}; logdist {res['logdist_r1']:.4f} dex)")
    print(f"  r2_derived = {res['r2_derived']:.6f}  (target {res['r2_target']:.6f}; logdist {res['logdist_r2']:.4f} dex)")
    print(f"  max_logdist = {res['max_logdist']:.6f} dex  (band <= {HIER_BAND_DEX})")
    print(f"  >>> conj (iv) hierarchy band: {res['conj_iv_band']} <<<")

    print("\n=== [SIGN] direction ===")
    print(f"  spread (s_mu - s_e)  = {res['spread_mu_e']:.6f}   (R-1)*spread = {res['sign_metric_1']:.6f}  (>0?)")
    print(f"  spread (s_tau - s_mu)= {res['spread_tau_mu']:.6f}   (R-1)*spread = {res['sign_metric_2']:.6f}  (>0?)")
    print(f"  moved away from degenerate R_cross={res['R_cross_loaded']:.5f}: {res['moved_away_from_degenerate']}")
    print(f"  >>> sign_correct: {res['sign_correct']} <<<")

    print("\n=== regime ===")
    print(f"  solved eigs on a_4 monotone branch (lam<Lambda) = {res['on_monotone_branch']}  (lam_max={res['lam_solved_max']:.4f})")

    print("\n=== VERDICT 3-tuple ===")
    print(f"  sign={sign}  magnitude={mag}  regime={regime}  => composite={composite}")

    make_plot(res)

    # ---- save npz (full float64) ----
    np.savez(
        OUT_NPZ,
        value=res["value"], max_logdist=res["max_logdist"],
        R_cross_loaded=res["R_cross_loaded"], n_distinct_loaded=res["n_distinct_loaded"],
        E_triple=res["E_triple"], premise_ok=res["premise_ok"],
        n_sectors=res["n_sectors"],
        gen_lambda0=res["gen_lambda0"], gen_mult=np.array(res["gen_mult"]),
        n_alg_generators=res["n_alg_generators"],
        order_one_incremental_stress=res["order_one_incremental_stress"],
        order_one_incremental_fitted=res["order_one_incremental_fitted"],
        order_one_residual=res["order_one_residual"], conj_i_order_one=res["conj_i_order_one"],
        reality_swap_residual=res["reality_swap_residual"],
        eps_LX_hermitian_residual=res["eps_LX_hermitian_residual"], reality_ok=res["reality_ok"],
        nonscalar_norm=res["nonscalar_norm"], conj_ii_nonscalar=res["conj_ii_nonscalar"],
        P_nLI=res["P_nLI"], conj_iii_nonremovable=res["conj_iii_nonremovable"],
        P_nLI_baryogen_anchor=res["P_nLI_baryogen_anchor"], shared_design_rule=res["shared_design_rule"],
        s_vals=res["s_vals"], lam_solved=res["lam_solved"],
        singular_values_ordered=res["singular_values_ordered"],
        eps_LX_diag=res["eps_LX_diag"], y_derived=res["y_derived"],
        r1_derived=res["r1_derived"], r2_derived=res["r2_derived"],
        r1_target=res["r1_target"], r2_target=res["r2_target"],
        logdist_r1=res["logdist_r1"], logdist_r2=res["logdist_r2"],
        conj_iv_band=res["conj_iv_band"],
        spread_mu_e=res["spread_mu_e"], spread_tau_mu=res["spread_tau_mu"],
        sign_metric_1=res["sign_metric_1"], sign_metric_2=res["sign_metric_2"],
        sign_correct=res["sign_correct"], moved_away_from_degenerate=res["moved_away_from_degenerate"],
        on_monotone_branch=res["on_monotone_branch"], lam_solved_max=res["lam_solved_max"],
        regime=regime, regulator_pin=REGULATOR_PIN, mellin_pole_conv=MELLIN_POLE_CONV,
        tau=TAU, scheme=SCHEME, convention=CONVENTION, L_max=L_MAX,
        ORDER_ONE_FLOOR=ORDER_ONE_FLOOR, HIER_BAND_DEX=HIER_BAND_DEX,
        sign_verdict=sign, magnitude_verdict=mag, regime_verdict=regime,
        verdict=composite,
        audit_sha256=audit_sha, content_sha256=content_sha,
    )

    tag = emit_4tuple(round(res["value"], PUB_SIGFIGS), SCHEME, CONVENTION, L_MAX)
    print("\n" + tag)
    append_verdict(composite, round(res["value"], PUB_SIGFIGS), audit_sha, content_sha)
    append_companion_rows(audit_sha, content_sha, sign, mag, regime)

    wall = time.time() - t0
    print(f"\n=== {GATE_ID}: {composite} (wall {wall:.2f}s) ===")
    return 0


if __name__ == "__main__":
    sys.exit(main())
